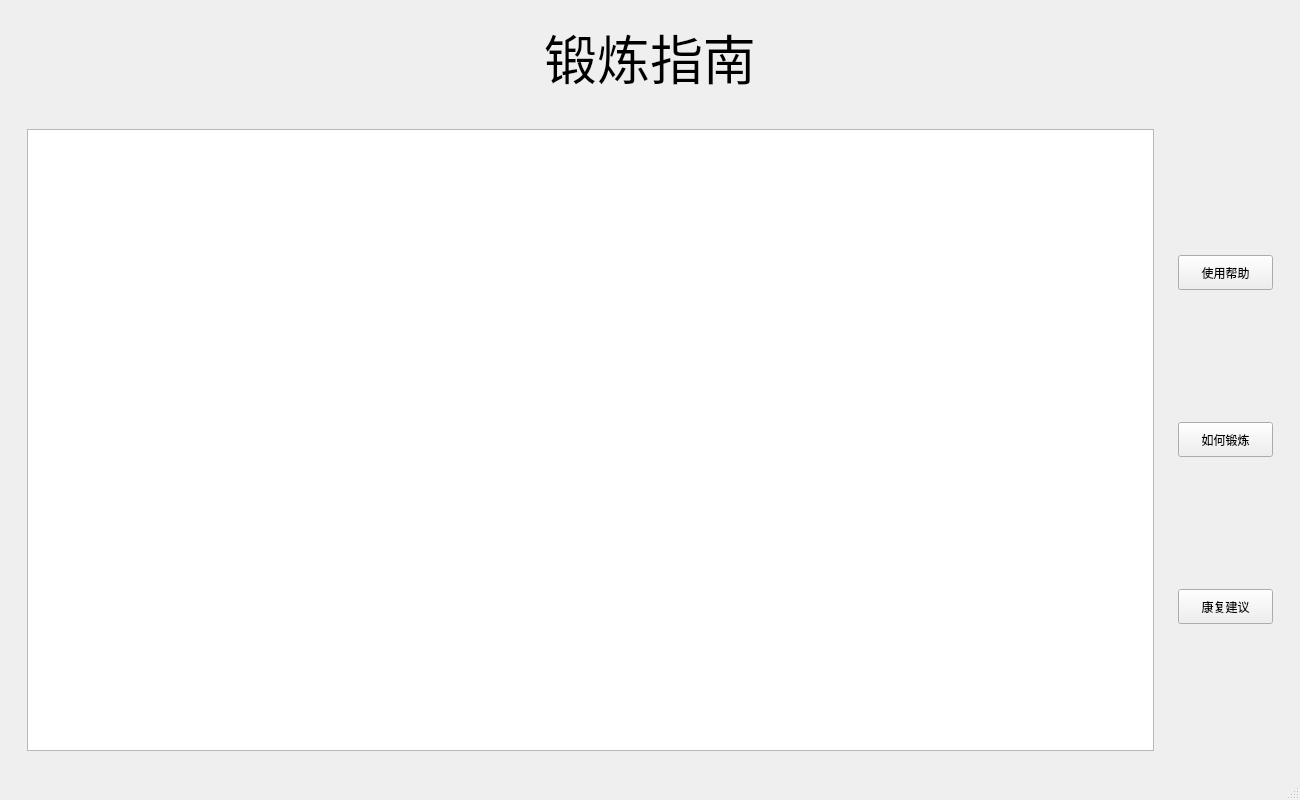
<?xml version="1.0" encoding="UTF-8"?>
<ui version="4.0">
 <class>MainWindow</class>
 <widget class="QMainWindow" name="MainWindow">
  <property name="geometry">
   <rect>
    <x>0</x>
    <y>0</y>
    <width>1300</width>
    <height>800</height>
   </rect>
  </property>
  <property name="windowTitle">
   <string>MainWindow</string>
  </property>
  <widget class="QWidget" name="centralwidget">
   <layout class="QVBoxLayout" name="verticalLayout_2">
    <item>
     <widget class="QWidget" name="widget" native="true">
      <layout class="QHBoxLayout" name="horizontalLayout">
       <item>
        <spacer name="horizontalSpacer">
         <property name="orientation">
          <enum>Qt::Horizontal</enum>
         </property>
         <property name="sizeHint" stdset="0">
          <size>
           <width>517</width>
           <height>20</height>
          </size>
         </property>
        </spacer>
       </item>
       <item>
        <widget class="QLabel" name="label">
         <property name="font">
          <font>
           <pointsize>40</pointsize>
          </font>
         </property>
         <property name="text">
          <string>锻炼指南</string>
         </property>
         <property name="alignment">
          <set>Qt::AlignCenter</set>
         </property>
        </widget>
       </item>
       <item>
        <spacer name="horizontalSpacer_2">
         <property name="orientation">
          <enum>Qt::Horizontal</enum>
         </property>
         <property name="sizeHint" stdset="0">
          <size>
           <width>517</width>
           <height>20</height>
          </size>
         </property>
        </spacer>
       </item>
      </layout>
     </widget>
    </item>
    <item>
     <widget class="QWidget" name="widget_2" native="true">
      <layout class="QHBoxLayout" name="horizontalLayout_3">
       <item>
        <widget class="QWidget" name="widget_3" native="true">
         <layout class="QHBoxLayout" name="horizontalLayout_2">
          <item>
           <widget class="QTextBrowser" name="textBrowser"/>
          </item>
         </layout>
        </widget>
       </item>
       <item>
        <widget class="QWidget" name="widget_4" native="true">
         <layout class="QVBoxLayout" name="verticalLayout">
          <item>
           <widget class="QPushButton" name="pushButton_1">
            <property name="minimumSize">
             <size>
              <width>95</width>
              <height>35</height>
             </size>
            </property>
            <property name="maximumSize">
             <size>
              <width>95</width>
              <height>35</height>
             </size>
            </property>
            <property name="text">
             <string>使用帮助</string>
            </property>
           </widget>
          </item>
          <item>
           <widget class="QPushButton" name="pushButton_2">
            <property name="maximumSize">
             <size>
              <width>95</width>
              <height>35</height>
             </size>
            </property>
            <property name="text">
             <string>如何锻炼</string>
            </property>
           </widget>
          </item>
          <item>
           <widget class="QPushButton" name="pushButton_3">
            <property name="maximumSize">
             <size>
              <width>95</width>
              <height>35</height>
             </size>
            </property>
            <property name="text">
             <string>康复建议</string>
            </property>
           </widget>
          </item>
         </layout>
        </widget>
       </item>
      </layout>
     </widget>
    </item>
   </layout>
  </widget>
  <widget class="QMenuBar" name="menubar">
   <property name="geometry">
    <rect>
     <x>0</x>
     <y>0</y>
     <width>1300</width>
     <height>23</height>
    </rect>
   </property>
  </widget>
  <widget class="QStatusBar" name="statusbar"/>
 </widget>
 <resources/>
 <connections>
  <connection>
   <sender>pushButton_1</sender>
   <signal>clicked()</signal>
   <receiver>MainWindow</receiver>
   <slot>action_1()</slot>
   <hints>
    <hint type="sourcelabel">
     <x>1224</x>
     <y>273</y>
    </hint>
    <hint type="destinationlabel">
     <x>874</x>
     <y>-11</y>
    </hint>
   </hints>
  </connection>
  <connection>
   <sender>pushButton_2</sender>
   <signal>clicked()</signal>
   <receiver>MainWindow</receiver>
   <slot>action_2()</slot>
   <hints>
    <hint type="sourcelabel">
     <x>1223</x>
     <y>435</y>
    </hint>
    <hint type="destinationlabel">
     <x>776</x>
     <y>-4</y>
    </hint>
   </hints>
  </connection>
  <connection>
   <sender>pushButton_3</sender>
   <signal>clicked()</signal>
   <receiver>MainWindow</receiver>
   <slot>action_3()</slot>
   <hints>
    <hint type="sourcelabel">
     <x>1243</x>
     <y>606</y>
    </hint>
    <hint type="destinationlabel">
     <x>613</x>
     <y>-10</y>
    </hint>
   </hints>
  </connection>
 </connections>
 <slots>
  <slot>action_1()</slot>
  <slot>action_2()</slot>
  <slot>action_3()</slot>
 </slots>
</ui>
